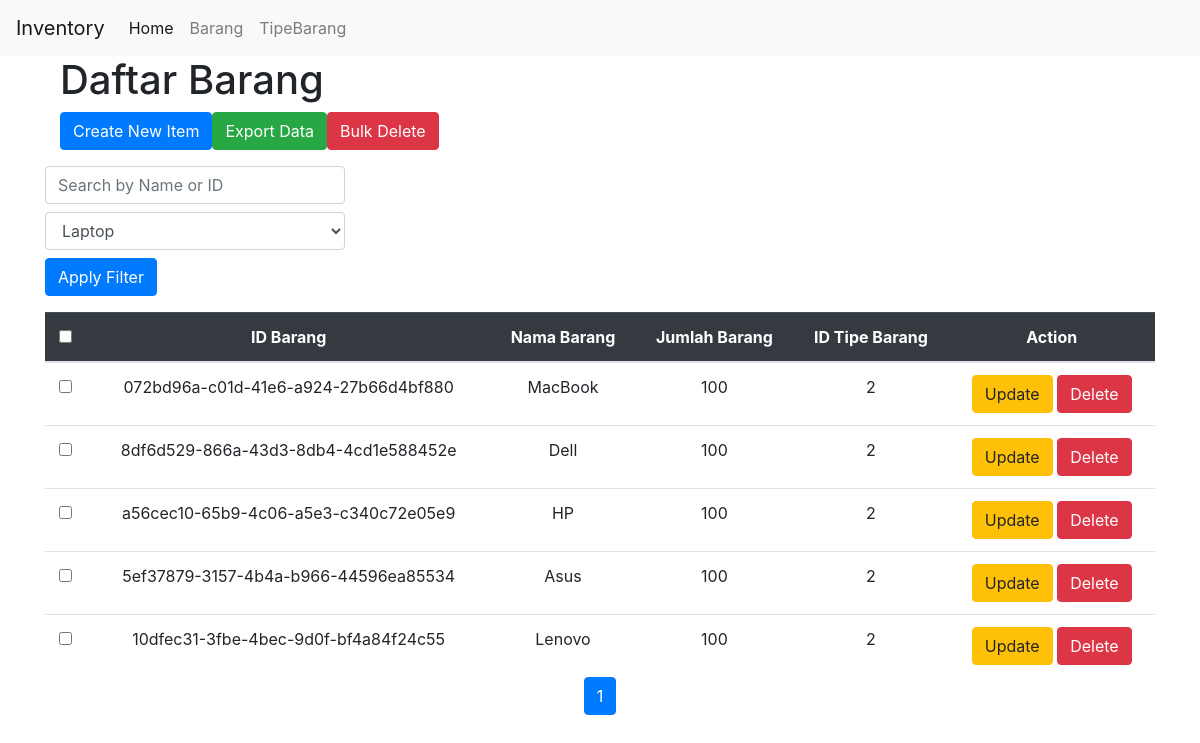
The page /barang?tipe_id=2 on the database its author committed.
### app.py (models this page shows, shortened)
class Barang(db.Model):
    __tablename__ = 'barang'
    id = db.Column(db.Integer, primary_key=True)
    id_barang = db.Column(db.String, unique=True, nullable=False)
    nama_barang = db.Column(db.String, nullable=False)
    jumlah = db.Column(db.Integer, nullable=False)
    tipe_id = db.Column(db.Integer, db.ForeignKey('tipebarang.id'), nullable=False)
    tipe = db.relationship("TipeBarang")

### app.py (the view)
@app.route('/barang', methods=['GET'])
def get_all_barang():
    search = request.args.get('search', '')
    tipe_id = request.args.get('tipe_id', None, type=int)
    page = request.args.get('page', 1, type=int)
    per_page = 10
    query = Barang.query
    if search:
        query = query.filter(
            (Barang.nama_barang.ilike(f'%{search}%')) |
            (Barang.id_barang.ilike(f'%{search}%'))
        )
    if tipe_id:
        query = query.filter(Barang.tipe_id == tipe_id)
    barang_list = query.paginate(page=page, per_page=per_page, error_out=False)
    tipe_list = TipeBarang.query.all()
    return render_template('/barang/index.html', barang_list=barang_list, tipe_list=tipe_list)

### templates/barang/index.html (shortened to what this page needs)
{% extends "base/base.html" %} {% block content %}
<header class="container">
	<h1>Daftar Barang</h1>
	<div class="d-flex mb-3">
		<a
			href="{{ url_for('create_view_barang') }}"
			class="btn btn-primary me-2"
			title="Create a new item"
		>
			 Create New Item</a
		>
		<a
			href="{{ url_for('export_barang') }}"
			class="btn btn-success me-2"
			title="Export all items"
		>
			 Export Data</a
		>
		<button
			class="btn btn-danger"
			id="bulk-delete"
			title="Delete selected items"
		>
			 Bulk Delete
		</button>
	</div>
</header>
<main>
	<form method="get" action="/barang" class="mb-3">
		<input
			type="text"
			name="search"
			value="{{ request.args.get('search', '') }}"
			placeholder="Search by Name or ID"
			class="form-control mb-2"
			style="max-width: 300px;"
		/>
		<select name="tipe_id" class="form-control mb-2" style="max-width: 300px;">
			{% for tipe in tipe_list %}
			<option value="{{ tipe.id }}" {% if request.args.get('tipe_id')|int == tipe.id %}selected{% endif %}>
				{{ tipe.nama_tipe }}
			</option>
			{% endfor %}
		</select>
		<button type="submit" class="btn btn-primary">Apply Filter</button>
	</form>
	<table class="table table-hover mb-0 text-center data">
		<thead class="table-dark">
			<tr>
				<th><input type="checkbox" id="select-all" /></th>
				<th>ID Barang</th>
				<th>Nama Barang</th>
				<th>Jumlah Barang</th>
				<th>ID Tipe Barang</th>
				<th>Action</th>
			</tr>
		</thead>
		<tbody>
			{% for barang in barang_list.items %}
			<tr>
				<td>
					<input type="checkbox" class="select-item" value="{{ barang.id }}" />
				</td>
				<td>{{ barang.id_barang }}</td>
				<td>{{ barang.nama_barang }}</td>
				<td>{{ barang.jumlah }}</td>
				<td>{{ barang.tipe_id }}</td>
				<td>
					<a href="{{ url_for('update_barang', id=barang.id) }}" class="btn btn-warning">Update</a>
					<a href="{{ url_for('delete_barang', id=barang.id) }}" class="btn btn-danger">Delete</a>
				</td>
			</tr>
			{% endfor %}
		</tbody>
	</table>
	<nav aria-label="Page navigation">
		<ul class="pagination justify-content-center">
			{% for page_num in barang_list.iter_pages(left_edge=1, right_edge=1, left_current=2, right_current=2) %}
			{% if page_num %}
			<li class="page-item {% if page_num == barang_list.page %}active{% endif %}">
				<a class="page-link" href="?page={{ page_num }}{% if request.args.get('search') %}&search={{ request.args.get('search') }}{% endif %}{% if request.args.get('tipe_id') %}&tipe_id={{ request.args.get('tipe_id') }}{% endif %}">
					{{ page_num }}
				</a>
			</li>
			{% else %}
			<li class="page-item disabled"><span class="page-link">...</span></li>
			{% endif %}
			{% endfor %}
		</ul>
	</nav>
</main>
{% endblock %}

### rows shown on the page
Barang: id_barang "072bd96a-c01d-41e6-a924-27b66d4bf880", nama_barang "MacBook", jumlah "100", tipe_id "2"
Barang: id_barang "8df6d529-866a-43d3-8db4-4cd1e588452e", nama_barang "Dell", jumlah "100", tipe_id "2"
Barang: id_barang "a56cec10-65b9-4c06-a5e3-c340c72e05e9", nama_barang "HP", jumlah "100", tipe_id "2"
Barang: id_barang "5ef37879-3157-4b4a-b966-44596ea85534", nama_barang "Asus", jumlah "100", tipe_id "2"
Barang: id_barang "10dfec31-3fbe-4bec-9d0f-bf4a84f24c55", nama_barang "Lenovo", jumlah "100", tipe_id "2"

### other values the page prints
{{ page_num }} "1"
form field tipe_id "Laptop"
